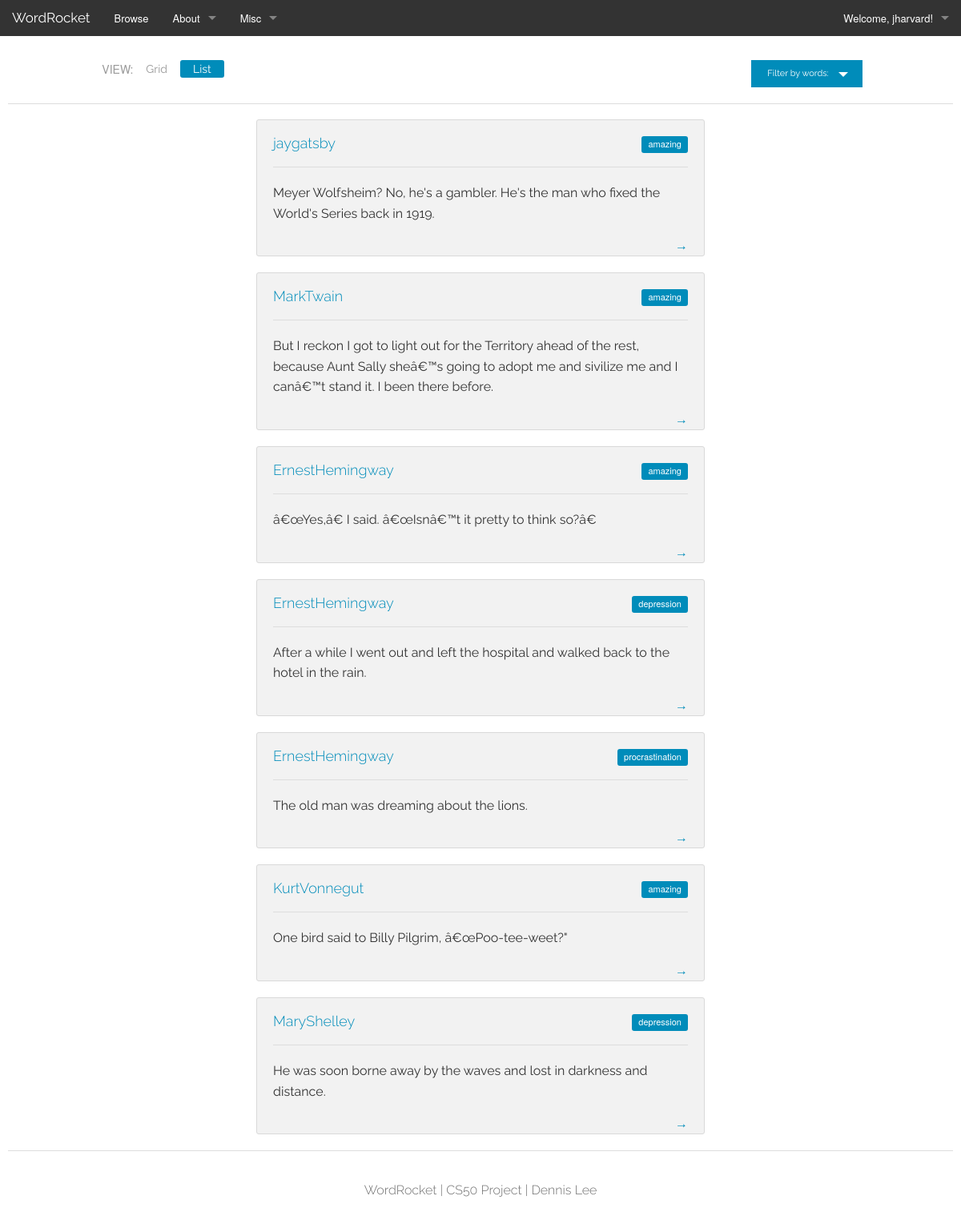
Screenshot of /browse.php?view=list (signed in) with the database file from the repository.
### tables this page shows
CREATE TABLE `users` (
  `id` int(10) unsigned NOT NULL AUTO_INCREMENT,
  `username` varchar(255) NOT NULL,
  `hash` varchar(255) NOT NULL,
  PRIMARY KEY (`id`),
  UNIQUE KEY `username` (`username`),
  KEY `id` (`id`)
);

CREATE TABLE `stories` (
  `id` int(10) unsigned NOT NULL AUTO_INCREMENT,
  `username` varchar(100) NOT NULL,
  `word` varchar(700) NOT NULL,
  `story` varchar(250) NOT NULL,
  PRIMARY KEY (`id`)
);

### includes/functions.php (called while the page is built, shortened)
<?php
    function query()
    {
        $sql = func_get_arg(0);
        $parameters = array_slice(func_get_args(), 1);
        static $handle;
        if (!isset($handle))
        {
            try
            {
                $handle = new PDO("mysql:dbname=" . DATABASE . ";host=" . SERVER, USERNAME, PASSWORD);
                $handle->setAttribute(PDO::ATTR_EMULATE_PREPARES, false);
            }
            catch (Exception $e)
            {
                trigger_error($e->getMessage(), E_USER_ERROR);
                exit;
            }
        }
        $statement = $handle->prepare($sql);
        $results = $statement->execute($parameters);
        if ($results !== false)
        {
            return $statement->fetchAll(PDO::FETCH_ASSOC);
        }
        else
        {
            return false;
        }
    }
?>

### templates/list_display_template.php (the view, shortened to what this page needs)
<?php require '../templates/header.php'; ?>
<?php if (isset($_GET["category"]) || isset($_GET["user"]) || isset($_GET["id"])): ?>
<div class="small-offset-1 small-10 large-offset-1 large-10 columns">
    <h3 class="center">
        <?php
            if (isset($_GET["category"]))
            {
                $check = query("SELECT * FROM words WHERE word = ?", $_GET["category"]);
                if (count($check) == 1)
                {
                    echo "stories about <strong>" . htmlspecialchars($_GET["category"]) . " </strong>";
                }
            }
            elseif (isset($_GET["user"]))
            {
                $check = query("SELECT * FROM users WHERE username = ?", $_GET["user"]);
                if (count($check) == 1)
                {
                    echo "stories by <strong>" .  htmlspecialchars($_GET["user"]) . " </strong>";
                }
            }
            else
            {
                $check = query("SELECT * FROM stories WHERE id = ?", $_GET["id"]);
                if (count($check) == 1)
                {
                    echo "<strong>" . htmlspecialchars($check[0]["username"]) . "'s </strong> story about <strong>" . htmlspecialchars($check[0]["word"]) . "</strong>";
                }
            }
        ?>
    </h3>
</div>
<hr>
<? else: ?>
<div class="small-offset-1 small-5 large-offset-1 large-5 columns">
    <dl class="sub-nav">
        <dt>View:</dt>
            <dd><a href="browse.php?view=grid">Grid</a></dd>
            <dd class="active"><a href="browse.php?view=list">List</a></dd>
    </dl>
</div>
<div class="small-5 large-5 columns">
    <a href="#" data-dropdown="drop" class="button tiny dropdown right">Filter by words:</a><br>
</div>
<hr>
<?php endif ?>
<div class="small-offset-3 small-6 large-offset-3 large-6 columns">
        <?php
            if (isset($_GET["user"]))
            {
                $stories = query("SELECT * FROM stories WHERE username = ?", $_GET["user"]);
                if (count($stories) == 0)
                {
                    print("</div>");
                    print("<h4 class=\"center\">There is nothing here!</h4>");
                    require '../templates/footer.php';
                    return;
                }
            }
            else
            {
                $stories = query("SELECT * FROM stories;");
            }
            foreach($stories as $story)
            {
                $userurl = "browse.php?user=" . "{$story["username"]}";
                $categoryurl = "browse.php?category=" . rawurlencode($story["word"]);
                $storyurl = "browse.php?id=" . "{$story["id"]}";
                print('<div class="panel radius">');
                print("<h5><a href=\"{$userurl}\">{$story["username"]}</a><a href=\"{$categoryurl}\"><span class=\"radius label right\">{$story["word"]}</span></a></h5>");
                print("<hr>");
                print("<p>{$story["story"]}</p>");
                print("<h6>");
                print("<a href=\"{$storyurl}\" class=\"right\">&rarr;</a>");
                print("</h6></div>");
            }
        ?>
</div>
<hr>
<?php require '../templates/footer.php'; ?>

### templates/header.php (shortened to what this page needs)
<DOCTYPE html>
<html>
<head>
    <link rel="stylesheet" href="/css/normalize.css">
    <link rel="stylesheet" href="/css/foundation.css">
    <link href="/css/style.css" rel="stylesheet" />
</head>
    <?php
        if (isset($_SESSION[ "id"]))
        {
            $users = query("SELECT * FROM users WHERE id = ?", $_SESSION["id"]);
            $username = $users[0]["username"];
        }
    ?>
<body>
    <div class="wrapper">
    <nav class="top-bar" data-topbar>
        <ul class="title-area">
            <li class="name">
                <h1>
                    <a href="index.php">WordRocket</a>
                </h1>
            </li>
        </ul>
        <section class="top-bar-section">
            <ul class="right">
                <?php if (isset($_SESSION["id"])): ?>
                <li class="has-dropdown">
                    <a href="#">Welcome, <?php print("{$username}"); ?>!</a>
                </li>
                <?php endif ?>
            </ul>
            <ul class="left">
                <li>
                    <a href="browse.php">Browse</a>
                </li>
                <li class="has-dropdown">
                    <a href="#">About</a>
                </li>
                <li class="has-dropdown">
                    <a href="#">Misc</a>
                </li>
            </ul>
        </section>
    </nav>
    <div class="top"></div>
    <div id="secondbody">

### public/css/style.css (style rules this page uses)
html, h1, h2, h3, h4, h5, h6, p, table, li, a { font-family:"Raleway", sans-serif; }
.container, .button, button { text-align:center; font-family:"Raleway", sans-serif; }
.top { padding-top:20px; }
html, body { margin:0; padding:0; height:100%; }
.wrapper { min-height: 100%; height: auto !important; height: 100%; position:relative; }
#secondbody { padding:10px; padding-bottom:60px; }

### rows the page displays
users: username "jharvard"
stories: username "jaygatsby", word "amazing", story "Meyer Wolfsheim? No, he's a gambler. He's the man who fixed the World's Series back in 1919."
stories: username "MarkTwain", word "amazing", story "But I reckon I got to light out for the Territory ahead of the rest, because Aunt Sally sheâ€™s going to adopt me and sivilize me and I canâ€™t stand it. I been there before."
stories: username "ErnestHemingway", word "amazing", story "â€œYes,â€ I said. â€œIsnâ€™t it pretty to think so?â€"
stories: username "ErnestHemingway", word "depression", story "After a while I went out and left the hospital and walked back to the hotel in the rain."
stories: username "ErnestHemingway", word "procrastination", story "The old man was dreaming about the lions."
stories: username "KurtVonnegut", word "amazing", story "One bird said to Billy Pilgrim, â€œPoo-tee-weet?\""
stories: username "MaryShelley", word "depression", story "He was soon borne away by the waves and lost in darkness and distance."
